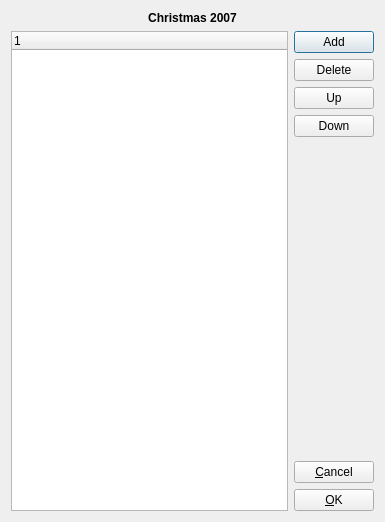
<?xml version="1.0" encoding="UTF-8"?>
<ui version="4.0">
 <class>uiDialogVFolder</class>
 <widget class="QDialog" name="uiDialogVFolder">
  <property name="geometry">
   <rect>
    <x>0</x>
    <y>0</y>
    <width>385</width>
    <height>522</height>
   </rect>
  </property>
  <property name="windowTitle">
   <string>Dialog</string>
  </property>
  <layout class="QGridLayout" name="gridLayout">
   <item row="0" column="0" colspan="2">
    <widget class="QLabel" name="m_pLabelHeader">
     <property name="font">
      <font>
       <weight>75</weight>
       <bold>true</bold>
      </font>
     </property>
     <property name="text">
      <string>Christmas 2007</string>
     </property>
     <property name="alignment">
      <set>Qt::AlignCenter</set>
     </property>
    </widget>
   </item>
   <item row="1" column="1">
    <layout class="QVBoxLayout" name="verticalLayout">
     <item>
      <widget class="QPushButton" name="m_pButtonAdd">
       <property name="text">
        <string>Add</string>
       </property>
      </widget>
     </item>
     <item>
      <widget class="QPushButton" name="m_pButtonDelete">
       <property name="text">
        <string>Delete</string>
       </property>
      </widget>
     </item>
     <item>
      <widget class="QPushButton" name="m_pButtonUp">
       <property name="text">
        <string>Up</string>
       </property>
      </widget>
     </item>
     <item>
      <widget class="QPushButton" name="m_pButtonDown">
       <property name="text">
        <string>Down</string>
       </property>
      </widget>
     </item>
     <item>
      <spacer name="verticalSpacer">
       <property name="orientation">
        <enum>Qt::Vertical</enum>
       </property>
       <property name="sizeHint" stdset="0">
        <size>
         <width>20</width>
         <height>40</height>
        </size>
       </property>
      </spacer>
     </item>
     <item>
      <widget class="QPushButton" name="buttonCancel">
       <property name="text">
        <string>&amp;Cancel</string>
       </property>
      </widget>
     </item>
     <item>
      <widget class="QPushButton" name="buttonOk">
       <property name="text">
        <string>&amp;OK</string>
       </property>
      </widget>
     </item>
    </layout>
   </item>
   <item row="1" column="0">
    <widget class="QTreeWidget" name="m_pListView">
     <column>
      <property name="text">
       <string notr="true">1</string>
      </property>
     </column>
    </widget>
   </item>
  </layout>
 </widget>
 <resources/>
 <connections/>
</ui>
